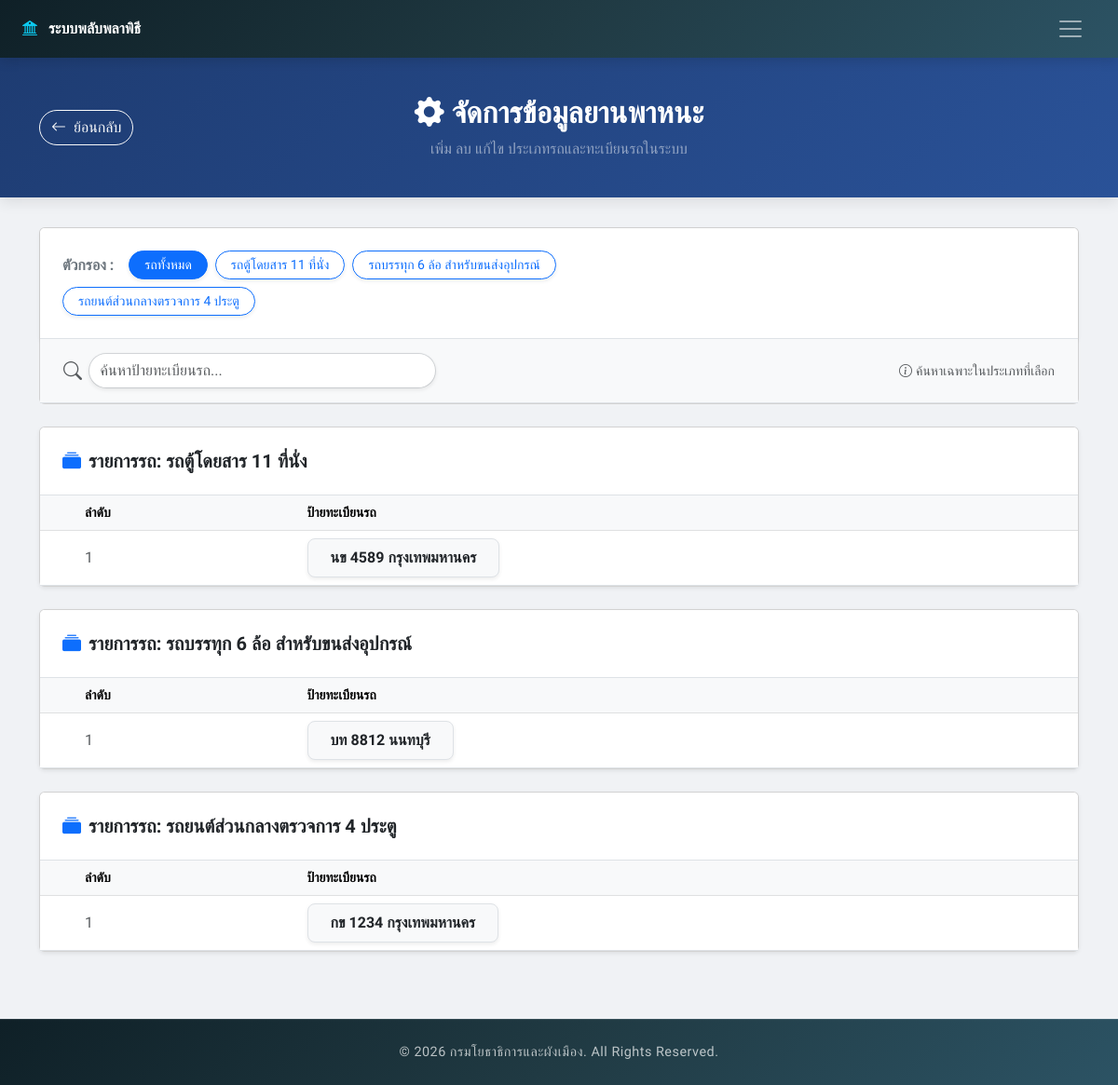
Page /manage_vehicles.php (signed in) on the committed database.
### tables this page shows
CREATE TABLE IF NOT EXISTS `vehicle_types` (
  `id` int(11) NOT NULL AUTO_INCREMENT,
  `type_name` varchar(255) NOT NULL,
  PRIMARY KEY (`id`),
  UNIQUE KEY `idx_vtype_name` (`type_name`)
);

CREATE TABLE IF NOT EXISTS `vehicles` (
  `id` int(11) NOT NULL AUTO_INCREMENT,
  `vehicle_type` varchar(100) NOT NULL,
  `plate_letters` varchar(20) DEFAULT NULL,
  `plate_numbers` varchar(20) DEFAULT NULL,
  `plate_province` varchar(100) DEFAULT NULL,
  `license_plate` varchar(50) NOT NULL,
  `status` varchar(50) DEFAULT 'active',
  PRIMARY KEY (`id`),
  KEY `idx_vehicles_type` (`vehicle_type`)
);

### includes/auth.php (called while the page is built, shortened)
<?php
function current_user_role(): string
{
    return (string)($_SESSION['role'] ?? '');
}
function is_logged_in(): bool
{
    return !empty($_SESSION['user_id']);
}
function has_role(array|string $roles): bool
{
    $currentRole = current_user_role();
    return in_array($currentRole, $roles, true);
}
    ?>

### manage_vehicles.php (the view, shortened to what this page needs)
<?php
require_once __DIR__ . '/includes/auth.php';
$conn = get_db();
$is_head = has_role([ROLE_HEAD_VEHICLE, ROLE_SUPER_ADMIN]);
$stmt_types = $conn->query("SELECT * FROM vehicle_types ORDER BY id ASC");
$vehicle_types = $stmt_types->fetchAll(PDO::FETCH_ASSOC);
$stmt_vehicles = $conn->query("SELECT * FROM vehicles ORDER BY id ASC");
$vehicles_db = $stmt_vehicles->fetchAll(PDO::FETCH_ASSOC);
$vehicles_by_type = [];
foreach ($vehicles_db as $v) {
    $vehicles_by_type[$v['vehicle_type']][] = $v;
}
?>
<!DOCTYPE html>
<html lang="th">
<head>
    <link href="https://cdn.jsdelivr.net/npm/bootstrap@5.3.0/dist/css/bootstrap.min.css" rel="stylesheet">
    <link rel="stylesheet" href="https://cdn.jsdelivr.net/npm/bootstrap-icons@1.10.5/font/bootstrap-icons.css">
    <link href="https://cdn.jsdelivr.net/npm/select2@4.1.0-rc.0/dist/css/select2.min.css" rel="stylesheet" />
    <link rel="stylesheet" href="https://cdn.jsdelivr.net/npm/select2-bootstrap-5-theme@1.3.0/dist/select2-bootstrap-5-theme.min.css" />
    <link rel="stylesheet" href="css/responsive.css">
</head>
<body>
<?php include 'menu.php'; ?>
<div class="content-wrapper">
    <div class="page-header text-center mt-0">
        <div class="container position-relative text-start">
            <div class="row align-items-center">
                <div class="col-12 col-md-2 text-md-start mb-3 mb-md-0">
                    <a href="<?php echo $is_head ? 'home_head_vehicle.php' : 'home_vehicle.php'; ?>" class="btn btn-outline-light rounded-pill d-inline-flex align-items-center mt-3 mt-md-0">
                        <i class="bi bi-arrow-left me-2"></i>ย้อนกลับ
                    </a>
                </div>
                <div class="col-12 col-md-8 text-center">
                    <h2 class="fw-bold mb-2 mt-3 mt-md-0"><i class="bi bi-gear-fill me-2"></i>จัดการข้อมูลยานพาหนะ</h2>
                    <p class="text-white-50 mb-0">เพิ่ม ลบ แก้ไข ประเภทรถและทะเบียนรถในระบบ</p>
                </div>
            </div>
        </div>
    </div>
    <div class="container pb-5">
        <div class="card custom-card mb-4">
            <div class="card-header bg-white p-4 border-bottom shadow-sm">
                <div class="row align-items-center gy-3">
                    <div class="col-md-8 d-flex align-items-center flex-wrap gap-2">
                        <label class="fw-bold text-secondary me-2 mb-0">ตัวกรอง :</label>
                        <?php if(empty($vehicle_types)): ?>
                            <span class="text-muted small">-- ยังไม่มีประเภทรถ --</span>
                        <?php else: ?>
                            <button class="btn btn-sm btn-primary filter-btn rounded-pill px-3 shadow-sm" data-type="all" onclick="showTable('all')">รถทั้งหมด</button>
                                <?php foreach($vehicle_types as $type): ?>
                                    <button class="btn btn-sm btn-outline-primary filter-btn rounded-pill px-3 shadow-sm" data-type="<?= htmlspecialchars($type['type_name']) ?>" onclick="showTable('<?= htmlspecialchars($type['type_name']) ?>')"><?= htmlspecialchars($type['type_name']) ?></button>
                                <?php endforeach; ?>
                        <?php endif; ?>
                    </div>
                </div>
            </div>
            <?php if(!empty($vehicle_types)): ?>
            <div class="search-bar-container d-flex justify-content-between align-items-center">
                <div class="d-flex align-items-center" style="max-width: 400px; width: 100%;">
                    <i class="bi bi-search text-muted me-2 fs-5"></i>
                    <input type="text" id="searchInput" class="form-control rounded-pill border-secondary border-opacity-25 shadow-sm" placeholder="ค้นหาป้ายทะเบียนรถ..." onkeyup="filterTable()">
                </div>
                <small class="text-muted"><i class="bi bi-info-circle me-1"></i>ค้นหาเฉพาะในประเภทที่เลือก</small>
            </div>
            <?php endif; ?>
        </div>
        <div id="vehicleListsContainer">
            <?php if(empty($vehicle_types)): ?>
                <div class="card custom-card">
                    <div class="card-body text-center text-muted py-5">
                        <i class="bi bi-truck fs-1 d-block mb-3 opacity-50"></i>
                        <h6>ยังไม่มีข้อมูลประเภทรถในระบบ</h6>
                    </div>
                </div>
            <?php else: ?>
                <?php foreach($vehicle_types as $type): $tname = $type['type_name']; ?>
                    <div class="card custom-card mb-4 type-container shadow-sm" data-type="<?= htmlspecialchars($tname) ?>" style="display:none;">
                        <div class="card-header bg-white p-4 border-bottom d-flex justify-content-between align-items-center flex-wrap gap-2">
                            <h5 class="fw-bold text-dark mb-0"><i class="bi bi-collection-fill text-primary me-2"></i>รายการรถ: <?= htmlspecialchars($tname) ?></h5>
                        </div>
                        <div class="card-body p-0">
                            <?php if(empty($vehicles_by_type[$tname])): ?>
                                <div class="text-center text-muted py-5">ยังไม่มีรถในประเภทนี้ <?php if($is_head) echo '(คลิกปุ่ม "+ เพิ่มรถ" ที่มุมขวาเพื่อเพิ่มข้อมูล)'; ?></div>
                            <?php else: ?>
                                <div class="table-responsive">
                                    <table class="table table-hover align-middle mb-0">
                                        <thead class="table-light text-muted small">
                                            <tr>
                                                <th class="ps-5 w-25">ลำดับ</th>
                                                <th class="<?php echo $is_head ? 'w-50' : 'w-75'; ?>">ป้ายทะเบียนรถ</th>
                                            </tr>
                                        </thead>
                                       <tbody>
                                            <?php $row_num = 1; foreach($vehicles_by_type[$tname] as $v): ?>
                                            <tr class="vehicle-row">
                                                <td class="ps-5 text-muted"><?= $row_num++ ?></td>
                                                <td class="fw-bold text-dark fs-6 vehicle-plate">
                                                    <div class="bg-light d-inline-block px-4 py-2 rounded-3 border shadow-sm">
                                                        <?= htmlspecialchars($v['license_plate']) ?>
                                                    </div>
                                                </td>
                                            </tr>
                                            <?php endforeach; ?>
                                        </tbody>
                                    </table>
                                </div>
                            <?php endif; ?>
                        </div>
                    </div>
                <?php endforeach; ?>
            <?php endif; ?>
        </div>
    </div>
</div>
<?php include 'footer.php'; ?>
</body>
</html>

### css/responsive.css (style rules this page uses)
body > *, .content-wrapper, .d-flex > *, .row > *, .card, .custom-card, .card-custom, .modal-content { min-width: 0; }
.table-responsive, .overflow-x-auto { max-width: 100%; min-width: 0; overflow-x: auto; -webkit-overflow-scrolling: touch; }
.card-header.d-flex, .card-header-custom.d-flex { flex-wrap: wrap; gap: 0.75rem; }

### manage_vehicles.php (style rules this page uses)
body { background: #f4f6f9; font-family: 'Prompt', sans-serif; min-height: 100vh; }
.page-header { background: linear-gradient(135deg, #1e3c72 0%, #2a5298 100%); color: white; padding: 2.5rem 0; box-shadow: 0 4px 15px rgba(0,0,0,0.1); margin-bottom: 2rem; }
.form-control, .form-select { border-radius: 0.75rem; }
.search-bar-container { background-color: #f8f9fa; border-bottom: 1px solid #dee2e6; padding: 15px 25px; }

### footer.php (style rules this page uses)
html { height: 100%; }
body { font-family: 'Prompt', sans-serif; background-color: #f0f2f5; display: flex; flex-direction: column; min-height: 100vh; margin: 0; }
.content-wrapper { flex: 1 0 auto; }

### rows in the picture
vehicle_types: type_name "รถตู้โดยสาร 11 ที่นั่ง"
vehicle_types: type_name "รถบรรทุก 6 ล้อ สำหรับขนส่งอุปกรณ์"
vehicle_types: type_name "รถยนต์ส่วนกลางตรวจการ 4 ประตู"
vehicles: license_plate "นข 4589 กรุงเทพมหานคร"
vehicles: license_plate "บท 8812 นนทบุรี"
vehicles: license_plate "กข 1234 กรุงเทพมหานคร"
